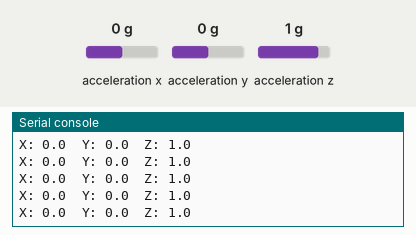
Simulated run of this program. Board: ESP32 board running MicroPython. On the bench: the last lines printed to the serial console. Inputs (shaded band) come from the test bench; at power-on: acceleration x 0 g, acceleration y 0 g, acceleration z 1 g.

Above: at 1.2 s.
1.3 s: acceleration x set to -1.4 g
At 1.58 s:
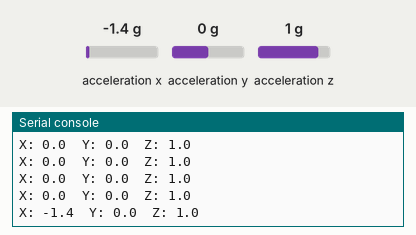
2.8 s: acceleration y set to -1.4 g
At 2.99 s:
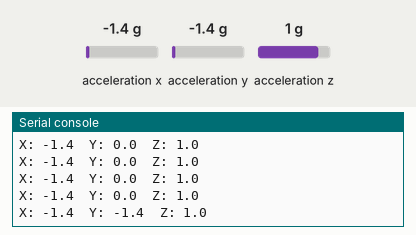
4.3 s: acceleration z set to -1.4 g
At 4.4 s:
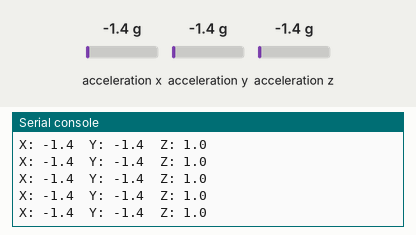

The program:

gyro_test.py
```python
from machine import Pin, SoftI2C
from time import sleep_ms
from imu import MPU6050


pin_SDA1 = 1
pin_SCL1 = 2
pin_SDA2 = 6
pin_SCL2 = 7
pin_SDA3 = 15
pin_SCL3 = 16
pin_SDA4 = 17
pin_SCL4 = 18
pin_SDA5 = 8
pin_SCL5 = 9

i2c5 = SoftI2C(scl=Pin(pin_SCL5), sda=Pin(pin_SDA5), freq=100000)


print('Scan i2c bus...')
devices5 = i2c5.scan()
#devices1 = i2c1.scan()
#devices2 = i2c2.scan()

if len(devices5) == 0:
  print("No i2c device !")
else:
  print('i2c devices found:',len(devices5))

  for device5 in devices5:
    print("Decimal address: ",device5," | Hex address: ",hex(device5))

imu = MPU6050(i2c5)
while True:
    sleep_ms(200)
    print("X: %0.1f " % imu.accel.x , "Y: %0.1f " % imu.accel.y, "Z: %0.1f " % imu.accel.z)
```

Measured:
- after the input at 1.3 s, the serial console: prints a new line after 0.12 s (image 1)
- after the input at 2.8 s, the serial console: prints a new line at once (image 2)
